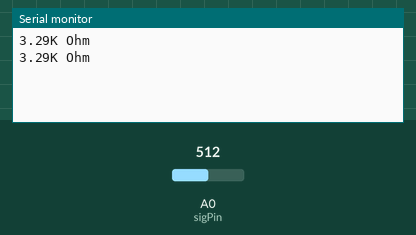
Recording of a sketch running on a simulated Arduino Uno, built with avr-gcc and run on an emulated ATmega328P. Shown: the last lines printed to the serial monitor. The inputs (shaded band) are chosen by the test bench; at power-on: A0 (sigPin) = 512.

Above: at 2.8 s.
2.9 s: A0 (sigPin) set to 20
At 3.7 s:
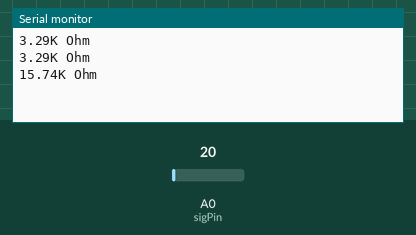
4.4 s: A0 (sigPin) set to 16
At 7.8 s:
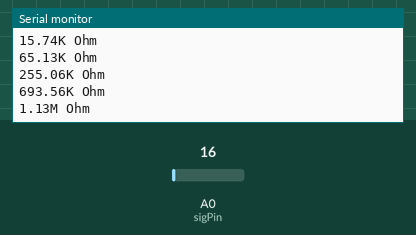
Timing chart, 0 to 9.3 s (numbered marks = the images above; inputs shaded):
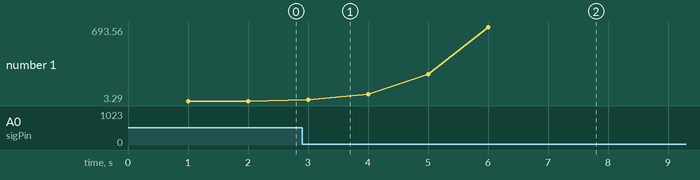

The sketch:

moving_measure.ino
```cpp
/*
  Resistance Measurements w/ Moving Average Filtering

      Use the resistive divider to calculate the unknown resistor, and
  use moving average filter to smooth the value.

  Created 1 Nov. 2019
  by Yi-Xuan Wang

  References:
  https://en.wikipedia.org/wiki/Voltage_divider
  https://en.wikipedia.org/wiki/Signal_averaging
  https://en.wikipedia.org/wiki/Moving_average
*/

/*--- Preprocessor ---*/
#define sigPin A0 // Potentiometer signal pin w/ ADC

/*--- Constants ---*/
const unsigned long baudSpeed = 115200;           // Sets the data rate in bits per second (baud) for serial data transmission
const unsigned long period = 1000;                // The value is a number of milliseconds

const byte vIn = 5;                               // Supply voltage from Arduino
const byte resBits = 10;                          // Resolution of ADC (10 bits)
const float vConv = vIn / (pow(2.0, resBits) - 1.0);  // Voltage of ADC level (2^bits)
const float refR = 3300.0;                        // Reference resistor (3.3K)

/*--- Global Variables ---*/
unsigned long startTime;    // Start time
unsigned long currentTime;  // Current time

static unsigned long count; // Cumulative count

float vOut;                 // Output of the ADC
float unkR;                 // Unknown resistor
static float avgV;          // Voltage for average

/*--- Function Prototype ---*/
void unitR(float );
void setup(void);
void loop(void);

/*--- Functions Definition ---*/
// Unit converter for resistor
void unitR(float r) {
  if (r >= pow(10.0, 6.0)) {                          // 10^6 Ohm
    r = r / pow(10.0, 6.0);
    Serial.print(r, 2);
    Serial.println("M Ohm");
  } else if ((r >= pow(10.0, 3.0)) || (r < pow(10.0, 6.0))) { // 10^3 Ohm
    r = r / pow(10.0, 3.0);
    Serial.print(r, 2);
    Serial.println("K Ohm");
  }
}

/*--- Initialization ---*/
void setup(void) {
  Serial.begin(baudSpeed);  // Initializes serial port
  pinMode(sigPin, INPUT);   // Initializes potentiometer pin
  startTime = millis();     // Initial start time
  count = 0;                // Initial count

  // Potentiometer Initialization
  vOut = 0.0;
  unkR = 0.0;
  avgV = 0.0;
}

/*--- Measurement ---*/
void loop(void) {
  // Every second, calculate and print the measured value
  currentTime = millis();                     // Get the current "time"
  if ((currentTime - startTime) >= period) {  // Test whether the period has elapsed
    count = count + 1;

    vOut = analogRead(sigPin) * vConv;        // ADC of voltage meter output voltage
    avgV = (avgV + vOut) / count;

    unkR = ((refR * vIn) / avgV) - refR;      // Resistive divider to solve for unknown resistor
    //unkR = refR * ((vIn / avgV) - 1.0);

    /*--- Sensor prompt ---*/
    unitR(unkR);

    /*--- System Return ---*/
    startTime = currentTime;
  } else {
    return;
  }
}
```

Measured:
- the behaviour switches between 19 and 18 on A0 (sigPin) (found by bisection; images 1 and 2)
- after the input at 2.9 s, the serial monitor: prints a new line after 0.10 s (image 1)
- after the input at 4.4 s, the serial monitor: prints a new line after 0.60 s (image 2)
- plotted number 1: 3.29 → 65.13 after the input at 2.9 s, 65.13 → 693.56 after the input at 4.4 s
